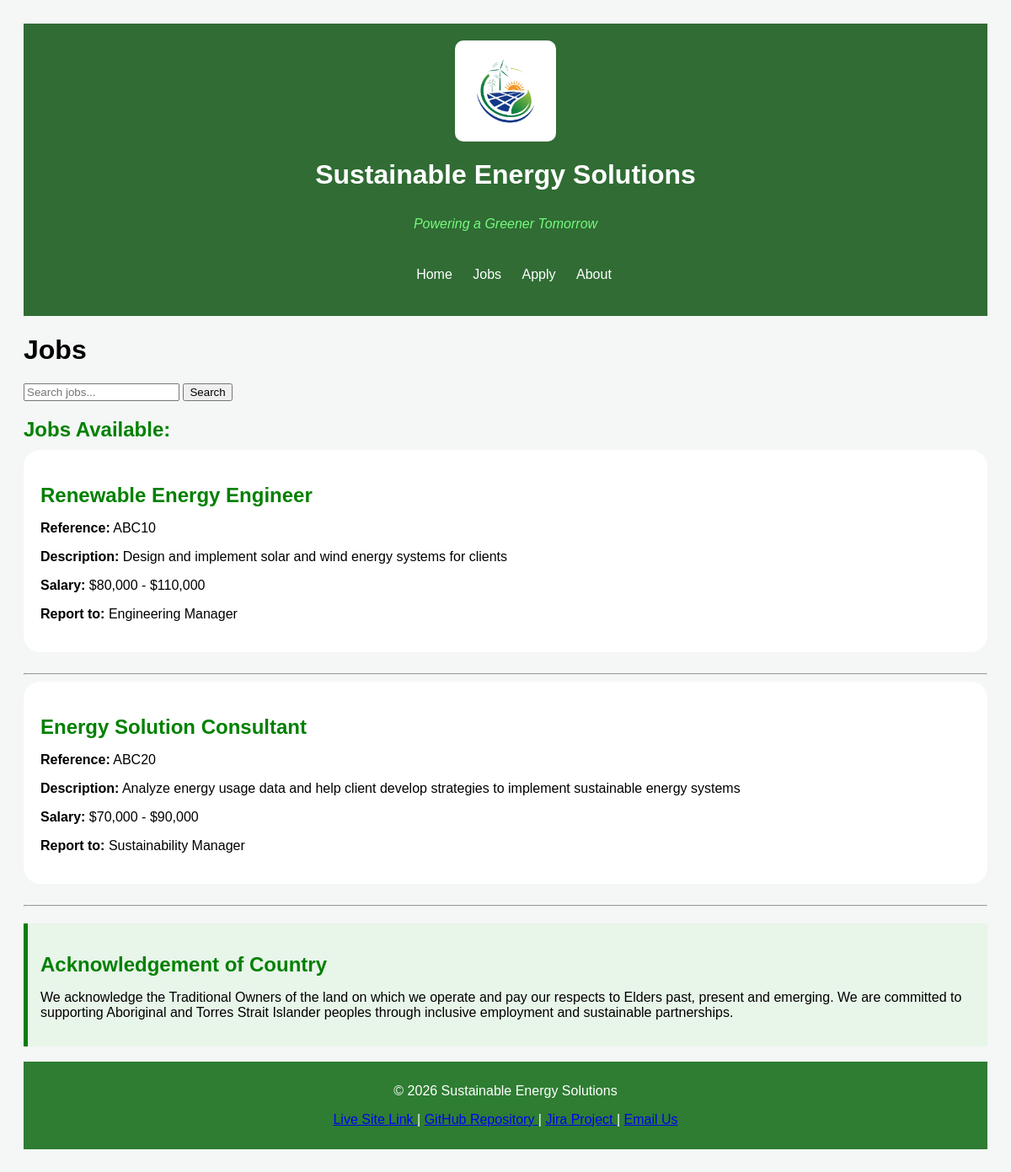
/jobs.php, run on the app's committed database.
### tables this page shows
CREATE TABLE `jobs_list` (
  `id` int(11) NOT NULL,
  `reference_code` varchar(20) NOT NULL,
  `job_title` varchar(255) NOT NULL,
  `description` text NOT NULL,
  `salary` varchar(100) NOT NULL,
  `report_to` varchar(255) NOT NULL,
  `responsibilities` text NOT NULL,
  `essential_requirements` text NOT NULL,
  `preferable_requirement` text NOT NULL
);

### jobs.php (the view, shortened to what this page needs)
<?php require_once("settings.php"); ?>
<?php include 'header.inc'; ?>
<link rel="stylesheet" href="styles/jobs.css">
<main>
<?php
$search = "";
if ($search != "") {
    $stmt = $conn->prepare("SELECT * FROM jobs_list WHERE job_title LIKE ? OR reference_code LIKE ?");
    $like = "%" . $search . "%";
    $stmt->bind_param("ss", $like, $like);
    $stmt->execute();
    $result = $stmt->get_result();
} else {
    $result = mysqli_query($conn, "SELECT * FROM jobs_list");
}
?>
<h1>Jobs</h1>
<form method="GET">
    <input type="text" name="search" placeholder="Search jobs..." value="<?php echo htmlspecialchars($search); ?>">
    <button type="submit">Search</button>
</form>
<h2>Jobs Available:</h2>
<?php
if (mysqli_num_rows($result) > 0) {
    while ($row = mysqli_fetch_assoc($result)) {
        echo "<div class='job'>";
        echo "<h2>" . $row['job_title'] . "</h2>";
        echo "<p><b>Reference:</b> " . $row['reference_code'] . "</p>";
        echo "<p><b>Description:</b> " . $row['description'] . "</p>";
        echo "<p><b>Salary:</b> " . $row['salary'] . "</p>";
        echo "<p><b>Report to:</b> " . $row['report_to'] . "</p>";
        echo "</div>";
        echo "<hr>";
    }
} else {
    echo "<p>No jobs found.</p>";
}
?>
<section class="acknowledgement">
    <h2>Acknowledgement of Country</h2>
    <p>
        We acknowledge the Traditional Owners of the land on which we operate and pay our respects
        to Elders past, present and emerging. We are committed to supporting Aboriginal and Torres
        Strait Islander peoples through inclusive employment and sustainable partnerships.
    </p>
</section>
     <br>
</main>
<?php include 'footer.inc'; ?>

### styles/style.css (style rules this page uses)
.acknowledgement { background-color: #e8f5e9; border-left: 5px solid green; padding: 15px; margin-top: 20px; }

### styles/jobs.css (style rules this page uses)
body { font-family: Arial, Helvetica, sans-serif; background-color: #f4f7f5; color: black; padding: 20px; }
h2, h3, h4 { color: green; margin-bottom: 10px; }
.job { background-color: white; border-radius: 20px; padding: 20px; margin-bottom: 25px; }

### data on the page
jobs_list: job_title "Renewable Energy Engineer", reference_code "ABC10", description "Design and implement solar and wind energy systems for clients", salary "$80,000 - $110,000", report_to "Engineering Manager"
jobs_list: job_title "Energy Solution Consultant", reference_code "ABC20", description "Analyze energy usage data and help client develop strategies to implement sustainable energy systems", salary "$70,000 - $90,000", report_to "Sustainability Manager"
